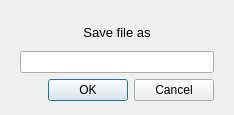
<?xml version="1.0" encoding="UTF-8"?>
<ui version="4.0">
 <class>save_window_hvc</class>
 <widget class="QMainWindow" name="save_window_hvc">
  <property name="geometry">
   <rect>
    <x>0</x>
    <y>0</y>
    <width>234</width>
    <height>115</height>
   </rect>
  </property>
  <property name="windowTitle">
   <string>Save</string>
  </property>
  <widget class="QWidget" name="centralwidget">
   <widget class="QWidget" name="layoutWidget">
    <property name="geometry">
     <rect>
      <x>20</x>
      <y>20</y>
      <width>194</width>
      <height>81</height>
     </rect>
    </property>
    <layout class="QVBoxLayout" name="verticalLayout">
     <item>
      <widget class="QLabel" name="save_file_as_label">
       <property name="font">
        <font>
         <pointsize>10</pointsize>
        </font>
       </property>
       <property name="text">
        <string>Save file as</string>
       </property>
       <property name="alignment">
        <set>Qt::AlignCenter</set>
       </property>
      </widget>
     </item>
     <item>
      <widget class="QLineEdit" name="save_as_hvc"/>
     </item>
     <item>
      <widget class="QDialogButtonBox" name="save_file_as_hvc">
       <property name="standardButtons">
        <set>QDialogButtonBox::Cancel|QDialogButtonBox::Ok</set>
       </property>
      </widget>
     </item>
    </layout>
   </widget>
  </widget>
 </widget>
 <resources/>
 <connections/>
</ui>
